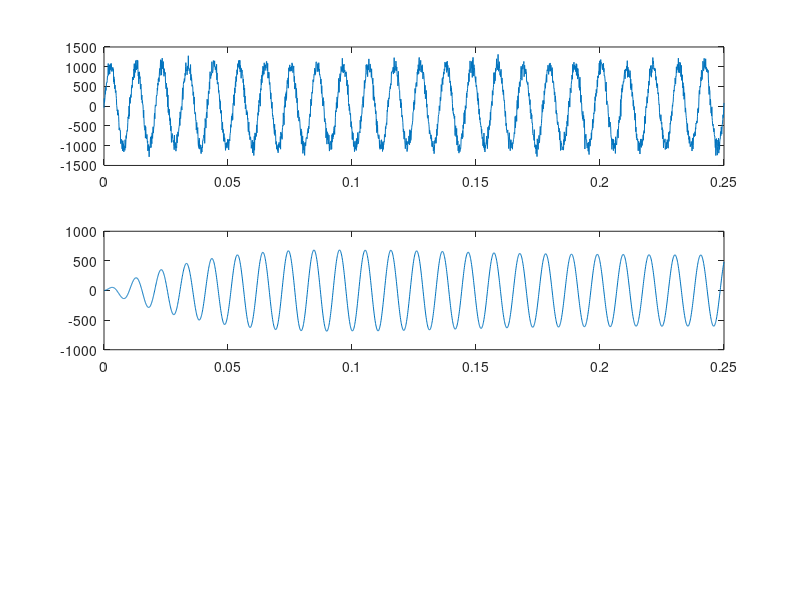

This chart was generated by the following MATLAB code:
%% Filtro IIR Pass Band  *
  %Fs = 2000;
  %Flow = 95
  %FHigh = 105Hz
x_n = 0; %Entrada
y_n = 0; %Salida
x_1 = 0, x_2 = 0, x_3 = 0, x_4 = 0, x_5 = 0, y_1 = 0, y_2 = 0, y_3 = 0, y_4 = 0, y_5 = 0;
a1 = 0.000241359049042, a2 = 0,a3 = -0.0004827180980839,a4=0,a5 = 0.000241359049042;
b2 = -3.76244262437639, b3 = 5.49499900136064, b4 = -3.67977358644584, b5 = 0.956543676511202;

val_snr = 18;% Ruido

t = 0:1/(20*100):(1/100)*5;
sign = 5*sin(2*pi*100*t);
sign_total = awgn(sign,val_snr,'measured');
subplot(3,1,1)
plot(t,sign_total)
%% Filtro Digital 

    x_n = sign_total;
    %Ecuacion en diferencias
    for i = 1: length(x_n)
        y_n(i) = x_n(i)*a1 + x_1*a2 + x_2*a3 + x_3*a4 + x_4*a5 - y_1*b2 - y_2*b3 - y_3*b4 - y_4*b5;

        %Corrimiento
        y_4 = y_3;
        y_3 = y_2;
        y_2 = y_3;
        y_1 = y_n(i);
        x_4 = x_3;
        x_3 = x_2;
        x_2 = x_1;
        x_1 = x_n(i);
    end
    %y_n = y_n & 255;
    %Serial.println(y_n);
    %pause(1/(20*100));
%% FILTRO DIGITAL 97 Hz - 103 Hz - Chevyshef

% Definir coeficientes del filtro
G = 0.00188587567476135;
% Numerador
a1 = 1*G;
a2 = 0*G;
a3 = -1*G;
% Denominador
b1 = 1;
b2 = -1.99229268756101;
b3 = 0.996228248650477;


% Definir señal de entrada
val_snr = 17;
fs = 10000;
ts=1/fs;
t = 0:ts:(1/100)*25;
x_n = 1024*sin(2*pi*96*t);
x_n_noisy = awgn(x_n, val_snr, 'measured');

% Inicializar variables
y_1 = 0; y_2 = 0;
x_1 = 0; x_2 = 0;

% Filtrar la señal de entrada
for i = 1:length(x_n_noisy)
    y_n(i) = x_n_noisy(i)*a1 + x_1*a2 + x_2*a3 - y_1*b2 - y_2*b3;

    % Actualizar historial de salidas y entradas
    y_2 = y_1; y_1 = y_n(i);
    x_2 = x_1; x_1 = x_n_noisy(i);
end


% Graficar señales de entrada y salida
subplot(3,1,1);
plot(t, x_n_noisy);
hold on;
subplot(3,1,2);
plot(t, y_n);
hold off;


